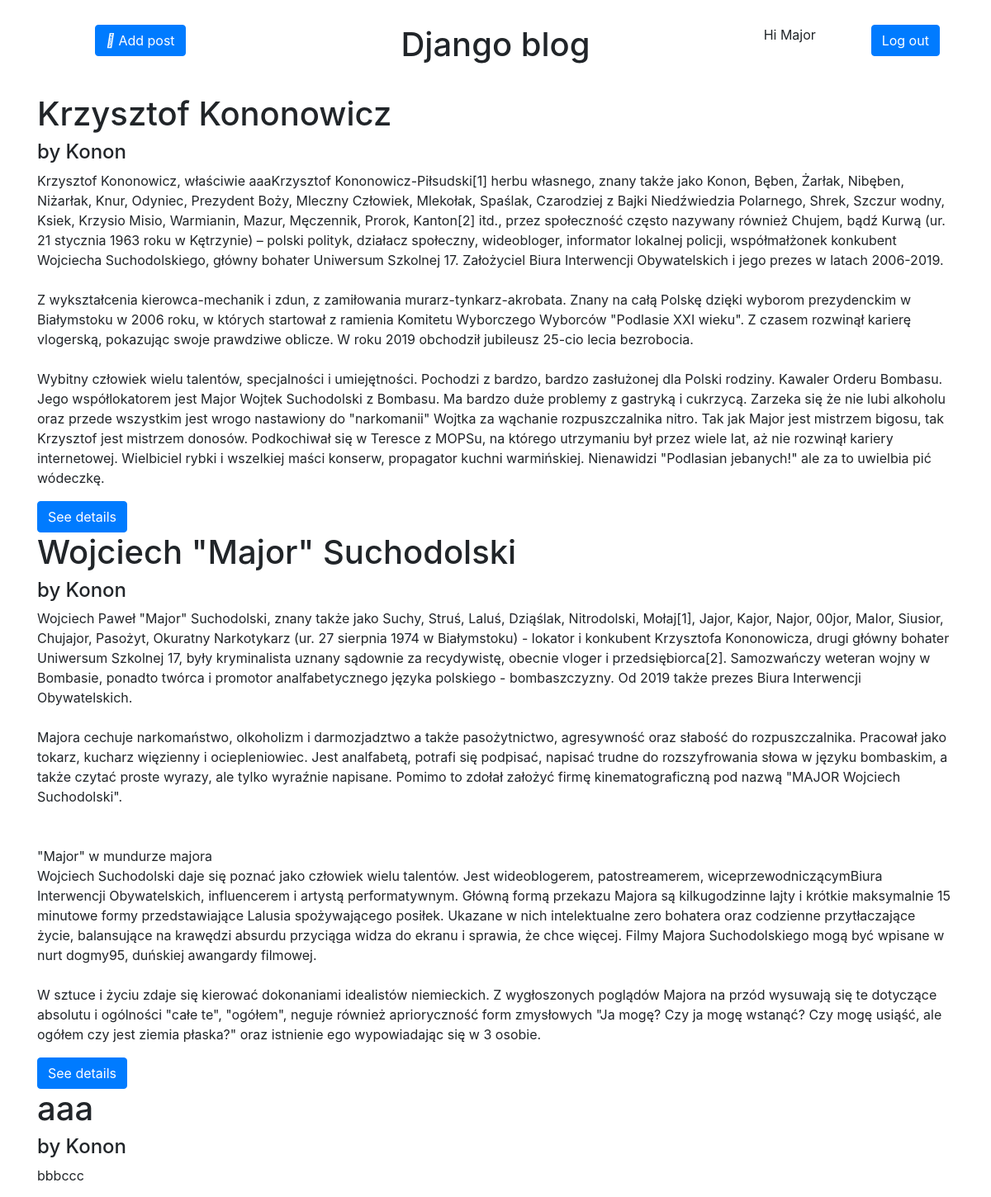
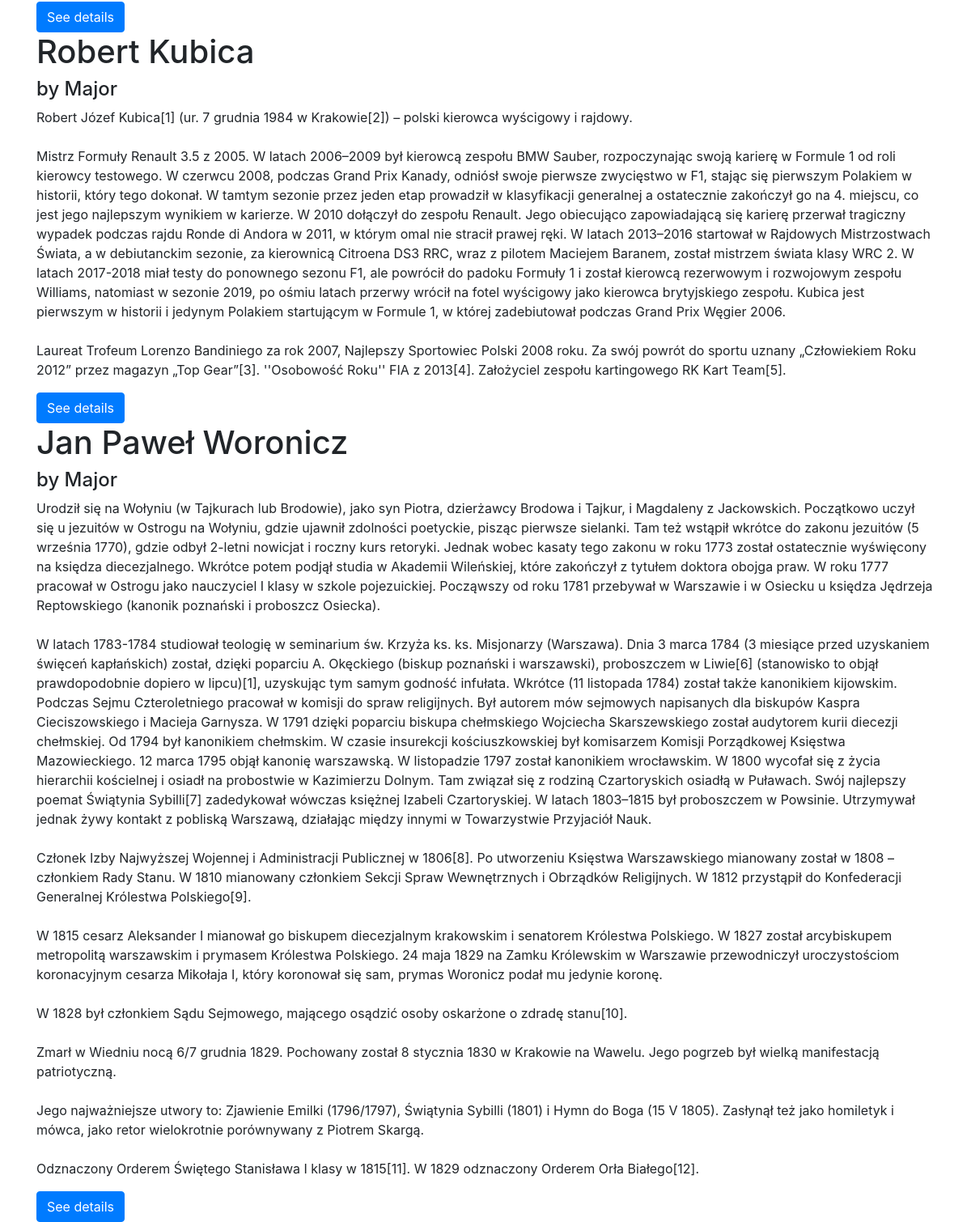
Page / (signed in) on the committed database (2 pictures, top to bottom).
### users/models.py (models this page shows)
class CustomUser(AbstractUser):
    pass

### articles/models.py (models this page shows, shortened)
class Post(models.Model):
    title = models.CharField(max_length=200)
    author = models.ForeignKey(get_user_model(), on_delete=models.CASCADE)
    date = models.DateField(("Date"), default=datetime.datetime.now())
    body = models.TextField()

### articles/views.py (the view)
# urls.py: path('', views.HomePageView.as_view(), name='home'),
class HomePageView(ListView):
    model = Post
    template_name = 'home.html'

### templates/home.html (shortened to what this page needs)
{%extends 'base.html' %}
    {%block content%}
    {% if user.is_authenticated %}
    <div id = "titleRow" class = 'row'>
        <div class = 'col'>
            <a href = "{% url 'post_new' %}" class="btn btn-primary" id="addPostButton" >
                <i class="fas fa-plus"></i>
                Add post
            </a>
        </div>
        <div class = 'col-6'>
            <h1 class = 'title'>Django blog</h1>
        </div>
        <div class = 'col'>
            <div class = 'row'>
                <div class = 'col'> <p> Hi {{user.username}} </p></div>
                <div class = 'col'> <a href = "{% url 'logout' %}" class="btn btn-primary" >Log out</a></div>
            </div>
        </div>
    </div>
    {% endif %}
        {% include "posts/posts_view.html" %}
    {%endblock content%}

### templates/posts/posts_view.html
{% for post in object_list%}
    <div>
            <h1>{{post.title}}</h1>
            <h4>by {{post.author}}</h4>
            <p>{{post.body|linebreaksbr}}</p>
    </div>
    <a href = "{% url 'post_details' post.id %}" class="btn btn-primary" > See details </a>
{%endfor%}

### static/css/blog.css (style rules this page uses)
#titleRow { text-align: center; margin-bottom: 2.5%; }
#addPostButton { text-align: left; }
.btn { margin-right: 5px; }

### rows in the picture
CustomUser: username "Major"
Post: title "Krzysztof Kononowicz", author "Konon", body "Krzysztof Kononowicz, właściwie aaaKrzysztof Kononowicz-Piłsudski[1] herbu własnego, znany także jako Konon, Bęben, Żarłak, Nibęben, Niżarłak, Knur, Odyniec, Prezydent Boży, Mleczny Człowiek, Mlekołak, Spaślak, Czarodziej z Bajki Niedźwiedzia Polarnego, Shrek, Szczur wodny, Ksiek, Krzysio Misio, Warmianin, Mazur, Męczennik, Prorok, Kanton[2] itd., przez społeczność często nazywany również Chujem, bądź Kurwą (ur. 21 stycznia 1963 roku w Kętrzynie) – polski polityk, działacz społeczny, wideobloger, informator lokalnej policji, współmałżonek konkubent Wojciecha Suchodolskiego, główny bohater Uniwersum Szkolnej 17. Założyciel Biura Interwencji Obywatelskich i jego prezes w latach 2006-2019. Z…"
Post: title "Wojciech \"Major\" Suchodolski", author "Konon", body "Wojciech Paweł \"Major\" Suchodolski, znany także jako Suchy, Struś, Laluś, Dziąślak, Nitrodolski, Mołaj[1], Jajor, Kajor, Najor, 00jor, MaIor, Siusior, Chujajor, Pasożyt, Okuratny Narkotykarz (ur. 27 sierpnia 1974 w Białymstoku) - lokator i konkubent Krzysztofa Kononowicza, drugi główny bohater Uniwersum Szkolnej 17, były kryminalista uznany sądownie za recydywistę, obecnie vloger i przedsiębiorca[2]. Samozwańczy weteran wojny w Bombasie, ponadto twórca i promotor analfabetycznego języka polskiego - bombaszczyzny. Od 2019 także prezes Biura Interwencji Obywatelskich. Majora cechuje narkomaństwo, olkoholizm i darmozjadztwo a także pasożytnictwo, agresywność oraz słabość do rozpuszczalnika.…"
Post: title "aaa", author "Konon", body "bbbccc"
Post: title "Robert Kubica", author "Major", body "Robert Józef Kubica[1] (ur. 7 grudnia 1984 w Krakowie[2]) – polski kierowca wyścigowy i rajdowy. Mistrz Formuły Renault 3.5 z 2005. W latach 2006–2009 był kierowcą zespołu BMW Sauber, rozpoczynając swoją karierę w Formule 1 od roli kierowcy testowego. W czerwcu 2008, podczas Grand Prix Kanady, odniósł swoje pierwsze zwycięstwo w F1, stając się pierwszym Polakiem w historii, który tego dokonał. W tamtym sezonie przez jeden etap prowadził w klasyfikacji generalnej a ostatecznie zakończył go na 4. miejscu, co jest jego najlepszym wynikiem w karierze. W 2010 dołączył do zespołu Renault. Jego obiecująco zapowiadającą się karierę przerwał tragiczny wypadek podczas rajdu Ronde di Andora w 2011, w…"
Post: title "Jan Paweł Woronicz", author "Major", body "Urodził się na Wołyniu (w Tajkurach lub Brodowie), jako syn Piotra, dzierżawcy Brodowa i Tajkur, i Magdaleny z Jackowskich. Początkowo uczył się u jezuitów w Ostrogu na Wołyniu, gdzie ujawnił zdolności poetyckie, pisząc pierwsze sielanki. Tam też wstąpił wkrótce do zakonu jezuitów (5 września 1770), gdzie odbył 2-letni nowicjat i roczny kurs retoryki. Jednak wobec kasaty tego zakonu w roku 1773 został ostatecznie wyświęcony na księdza diecezjalnego. Wkrótce potem podjął studia w Akademii Wileńskiej, które zakończył z tytułem doktora obojga praw. W roku 1777 pracował w Ostrogu jako nauczyciel I klasy w szkole pojezuickiej. Począwszy od roku 1781 przebywał w Warszawie i w Osiecku u księdza…"
